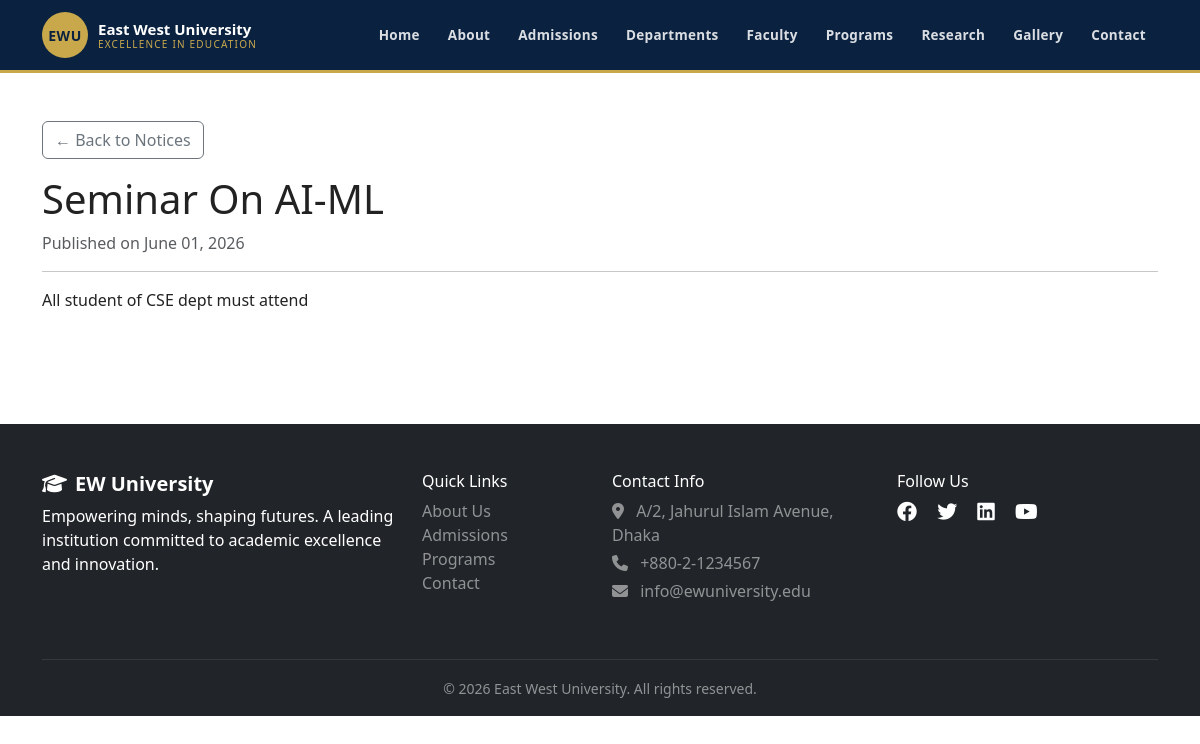
The page /notices/1/ on the database its author committed.
### main/models.py (models this page shows, shortened)
class Notice(models.Model):
    title       = models.CharField(max_length=200)
    description = models.TextField()
    created_at  = models.DateTimeField(auto_now_add=True)
    class Meta:
        ordering = ['-created_at']

### main/views.py (the view)
# urls.py: path('notices/<int:pk>/', views.notice_detail, name='notice_detail'),
def notice_detail(request, pk):
    notice = get_object_or_404(Notice, pk=pk)
    return render(request, 'notice_details.html', {'notice': notice})

### templates/notice_details.html (shortened to what this page needs)
{% extends 'base.html' %}
{% block content %}
<section class="py-5">
    <div class="container">
        <a href="{% url 'notice_list' %}" class="btn btn-outline-secondary mb-3">&larr; Back to Notices</a>
        <h1>{{ notice.title }}</h1>
        <p class="text-muted">Published on {{ notice.created_at|date:"F d, Y" }}</p>
        <hr>
        <p>{{ notice.description|linebreaks }}</p>
    </div>
</section>
{% endblock %}

### static/css/style.css (style rules this page uses)
:root { --primary: #004080; --secondary: #6c757d; --warning: #FFC107; --dark: #212529; }
body { font-family: 'Segoe UI', Tahoma, Geneva, Verdana, sans-serif; }
*, *::before, *::after { box-sizing: border-box; margin: 0; padding: 0; }
html { scroll-behavior: smooth; }
body { font-family: 'Segoe UI', sans-serif; color: #222; background: #fff; }
a { text-decoration: none; color: inherit; }

### rows shown on the page
Notice: title "Seminar On AI-ML", created_at "June 01, 2026", description "All student of CSE dept must attend"
